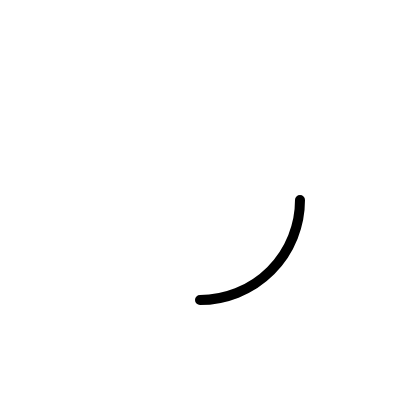
Frame 1 (no input)
Frame 60 (no input): identical to frame 1, image omitted
Frame 120 (the mouse pressed at the canvas centre since frame 60): identical to frame 1, image omitted

The p5.js sketch that drew this single still picture (run headless with seeded random() and noise() and a simulated clock; from frame 60 on, the mouse is pressed at the canvas centre):

// p5.js sketch
// ── sketch.js
function setup() {
  createCanvas(400,400);
}

function draw(){
  background(255);
  strokeWeight(10);

  arc(
    200, 200,
    200, 200,
    Math.PI / 180 * 0,
    Math.PI / 180 * 90,
    OPEN
  );
}
